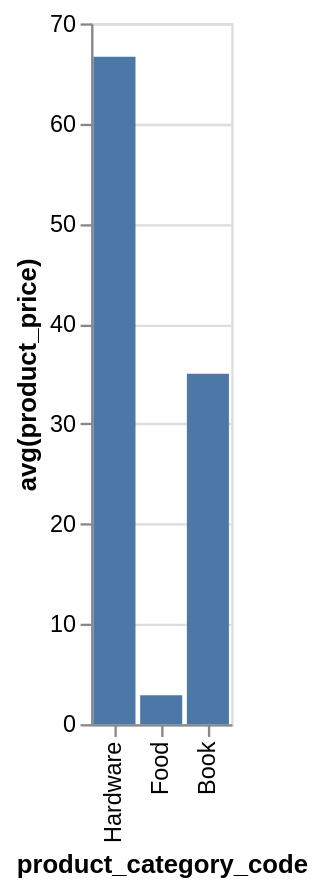

Write the Vega-Lite specification saved for this chart.
### Vega-Lite specification from a JSON file in a GitHub repository (floating-point values rounded to 4 significant figures)
{"data": {"values": [{"x_data": "Hardware", "y_data": 66.67}, {"x_data": "Food", "y_data": 2.88}, {"x_data": "Book", "y_data": 35}]}, "mark": "bar", "encoding": {"x": {"field": "x_data", "type": "nominal", "title": "product_category_code", "sort": "descending"}, "y": {"field": "y_data", "type": "quantitative", "title": "avg(product_price)"}}}
